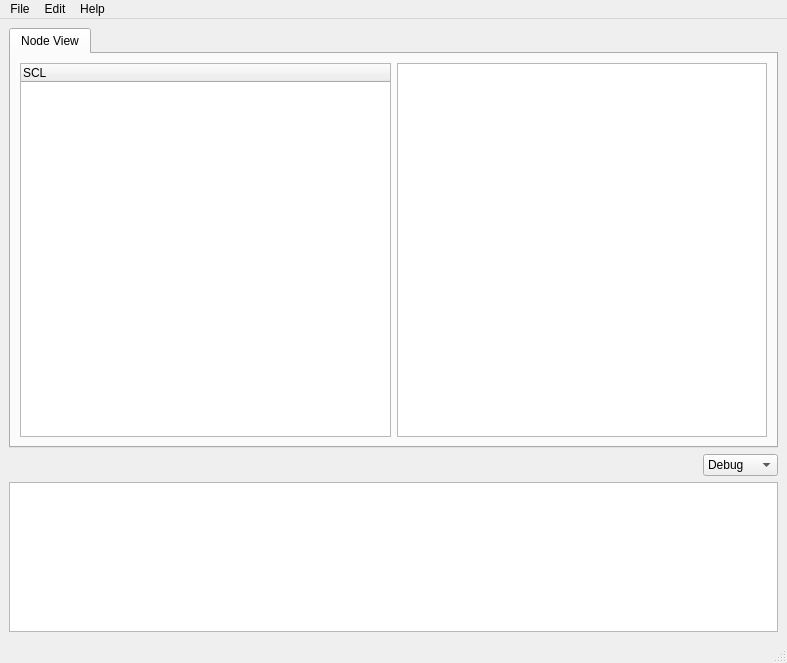
<?xml version="1.0" encoding="UTF-8"?>
<ui version="4.0">
 <class>MainWindow</class>
 <widget class="QMainWindow" name="MainWindow">
  <property name="geometry">
   <rect>
    <x>0</x>
    <y>0</y>
    <width>787</width>
    <height>663</height>
   </rect>
  </property>
  <property name="windowTitle">
   <string>PySCL</string>
  </property>
  <widget class="QWidget" name="widget">
   <property name="enabled">
    <bool>true</bool>
   </property>
   <layout class="QVBoxLayout" name="verticalLayout">
    <item>
     <widget class="QTabWidget" name="tabWidget">
      <property name="currentIndex">
       <number>0</number>
      </property>
      <widget class="QWidget" name="tab">
       <attribute name="title">
        <string>Node View</string>
       </attribute>
       <layout class="QGridLayout" name="gridLayout_3">
        <item row="0" column="1">
         <layout class="QGridLayout" name="gridLayout_4">
          <item row="0" column="0">
           <widget class="QTableWidget" name="tbw_attr"/>
          </item>
         </layout>
        </item>
        <item row="0" column="0">
         <widget class="QTreeWidget" name="trw_nodes">
          <column>
           <property name="text">
            <string>SCL</string>
           </property>
          </column>
         </widget>
        </item>
       </layout>
      </widget>
     </widget>
    </item>
    <item alignment="Qt::AlignRight">
     <widget class="QComboBox" name="cb_loglvl">
      <property name="maximumSize">
       <size>
        <width>100</width>
        <height>16777215</height>
       </size>
      </property>
      <property name="toolTip">
       <string>&lt;html&gt;&lt;head/&gt;&lt;body&gt;&lt;p&gt;Logging Level&lt;/p&gt;&lt;/body&gt;&lt;/html&gt;</string>
      </property>
      <item>
       <property name="text">
        <string>Debug</string>
       </property>
      </item>
      <item>
       <property name="text">
        <string>Info</string>
       </property>
      </item>
      <item>
       <property name="text">
        <string>Warning</string>
       </property>
      </item>
      <item>
       <property name="text">
        <string>Error</string>
       </property>
      </item>
      <item>
       <property name="text">
        <string>Critical</string>
       </property>
      </item>
      <item>
       <property name="text">
        <string>Off</string>
       </property>
      </item>
     </widget>
    </item>
    <item>
     <widget class="QPlainTextEdit" name="pte_status">
      <property name="maximumSize">
       <size>
        <width>16777215</width>
        <height>150</height>
       </size>
      </property>
      <property name="readOnly">
       <bool>true</bool>
      </property>
     </widget>
    </item>
   </layout>
  </widget>
  <widget class="QMenuBar" name="menubar">
   <property name="geometry">
    <rect>
     <x>0</x>
     <y>0</y>
     <width>787</width>
     <height>21</height>
    </rect>
   </property>
   <widget class="QMenu" name="menuFile">
    <property name="title">
     <string>File</string>
    </property>
    <addaction name="a_open"/>
    <addaction name="a_save"/>
    <addaction name="a_saveas"/>
    <addaction name="a_close"/>
   </widget>
   <widget class="QMenu" name="menuHelp">
    <property name="title">
     <string>Help</string>
    </property>
    <addaction name="a_about"/>
   </widget>
   <widget class="QMenu" name="menuEdit">
    <property name="title">
     <string>Edit</string>
    </property>
    <addaction name="a_clean"/>
   </widget>
   <addaction name="menuFile"/>
   <addaction name="menuEdit"/>
   <addaction name="menuHelp"/>
  </widget>
  <widget class="QStatusBar" name="statusbar"/>
  <action name="a_open">
   <property name="text">
    <string>Open</string>
   </property>
  </action>
  <action name="a_save">
   <property name="text">
    <string>Save</string>
   </property>
  </action>
  <action name="a_close">
   <property name="text">
    <string>Close</string>
   </property>
  </action>
  <action name="a_about">
   <property name="text">
    <string>About</string>
   </property>
  </action>
  <action name="a_saveas">
   <property name="text">
    <string>Save As</string>
   </property>
  </action>
  <action name="a_clean">
   <property name="text">
    <string>Clean</string>
   </property>
  </action>
 </widget>
 <resources/>
 <connections/>
</ui>
